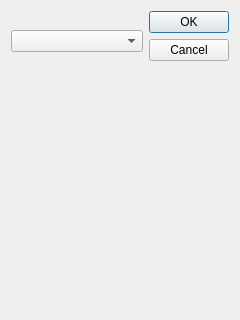
<?xml version="1.0" encoding="UTF-8"?>
<ui version="4.0">
 <class>ObjectDialog</class>
 <widget class="QDialog" name="ObjectDialog">
  <property name="geometry">
   <rect>
    <x>0</x>
    <y>0</y>
    <width>240</width>
    <height>320</height>
   </rect>
  </property>
  <property name="windowTitle">
   <string>Dialog</string>
  </property>
  <layout class="QVBoxLayout" name="verticalLayout">
   <item>
    <layout class="QHBoxLayout" name="horizontalLayout_2">
     <item>
      <widget class="QComboBox" name="objectBox"/>
     </item>
     <item>
      <widget class="QDialogButtonBox" name="buttonBox">
       <property name="orientation">
        <enum>Qt::Vertical</enum>
       </property>
       <property name="standardButtons">
        <set>QDialogButtonBox::Cancel|QDialogButtonBox::Ok</set>
       </property>
      </widget>
     </item>
    </layout>
   </item>
   <item>
    <spacer name="verticalSpacer_4">
     <property name="orientation">
      <enum>Qt::Vertical</enum>
     </property>
     <property name="sizeHint" stdset="0">
      <size>
       <width>20</width>
       <height>40</height>
      </size>
     </property>
    </spacer>
   </item>
   <item>
    <spacer name="verticalSpacer_3">
     <property name="orientation">
      <enum>Qt::Vertical</enum>
     </property>
     <property name="sizeHint" stdset="0">
      <size>
       <width>20</width>
       <height>40</height>
      </size>
     </property>
    </spacer>
   </item>
   <item>
    <spacer name="verticalSpacer_2">
     <property name="orientation">
      <enum>Qt::Vertical</enum>
     </property>
     <property name="sizeHint" stdset="0">
      <size>
       <width>20</width>
       <height>40</height>
      </size>
     </property>
    </spacer>
   </item>
   <item>
    <spacer name="verticalSpacer">
     <property name="orientation">
      <enum>Qt::Vertical</enum>
     </property>
     <property name="sizeHint" stdset="0">
      <size>
       <width>20</width>
       <height>40</height>
      </size>
     </property>
    </spacer>
   </item>
  </layout>
 </widget>
 <resources/>
 <connections>
  <connection>
   <sender>buttonBox</sender>
   <signal>accepted()</signal>
   <receiver>ObjectDialog</receiver>
   <slot>accept()</slot>
   <hints>
    <hint type="sourcelabel">
     <x>248</x>
     <y>254</y>
    </hint>
    <hint type="destinationlabel">
     <x>157</x>
     <y>274</y>
    </hint>
   </hints>
  </connection>
  <connection>
   <sender>buttonBox</sender>
   <signal>rejected()</signal>
   <receiver>ObjectDialog</receiver>
   <slot>reject()</slot>
   <hints>
    <hint type="sourcelabel">
     <x>316</x>
     <y>260</y>
    </hint>
    <hint type="destinationlabel">
     <x>286</x>
     <y>274</y>
    </hint>
   </hints>
  </connection>
 </connections>
</ui>
